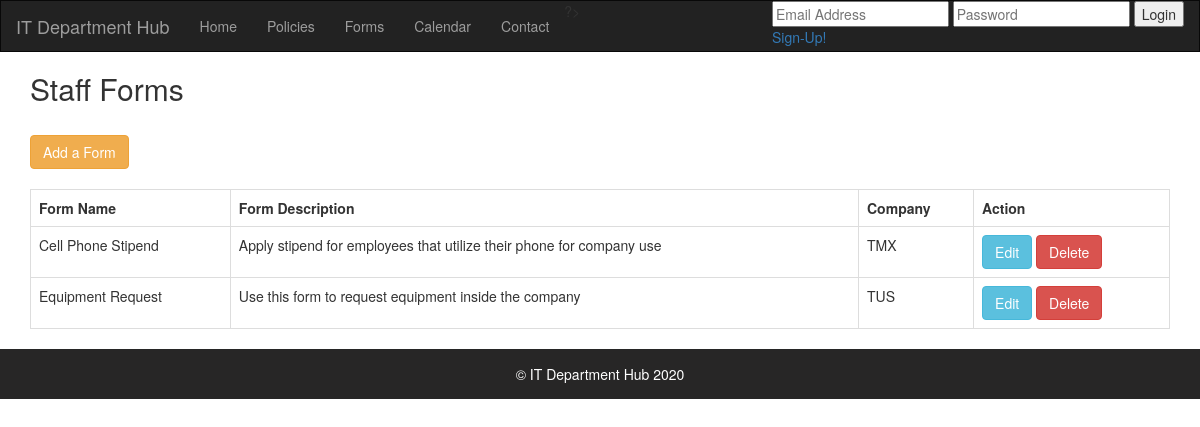
/staffforms.php, run on the app's committed database.
### tables this page shows
CREATE TABLE IF NOT EXISTS `forms` (
  `id` int(11) NOT NULL AUTO_INCREMENT,
  `name` varchar(100) NOT NULL,
  `description` varchar(255) NOT NULL,
  `company` varchar(30) NOT NULL,
  PRIMARY KEY (`id`)
);

### staffforms.php (the view, shortened to what this page needs)
<?php
require 'includes/dbconnect.php';
$result = $conn->query("SELECT * FROM forms") or die($conn->error);
?>
<?php require 'header.php'; ?>
<div class="container">
    <div class="card mt-5">
        <div class="card-header">
            <h2>Staff Forms</h2><br>
            <a href="includes/addform.php" class="btn btn-warning" role="button" aria-pressed="true">Add a Form</a><br>
        </div><br>
        <div class="card-body">
        <table class="table table-bordered">
            <tr>
                <th>Form Name</th>
                <th>Form Description</th>
                <th>Company</th>
                <th>Action</th>
            </tr>
            <?php while($row = $result->fetch_assoc()): ?>
            <tr>
                <td><?php echo $row['name']; ?></td>
                <td><?php echo $row['description']; ?></td>
                <td><?php echo $row['company']; ?></td>
                <td>
                    <a href="includes/updateform.php?edit=<?php echo $row['id']; ?>" class="btn btn-info">Edit</a>
                    <a onclick="return confirm('Do you want to delete this entry?')" href="includes/deleteform.php?delete=<?php echo $row['id']; ?>" class="btn btn-danger">Delete</a>
                </td>
            </tr>
            <?php endwhile; ?>
        </table>
        </div>
    </div>
</div>
<?php
    include('footer.php');
?>

### data on the page
forms: name "Cell Phone Stipend", description "Apply stipend for employees that utilize their phone for company use", company "TMX"
forms: name "Equipment Request", description "Use this form to request equipment inside the company", company "TUS"
